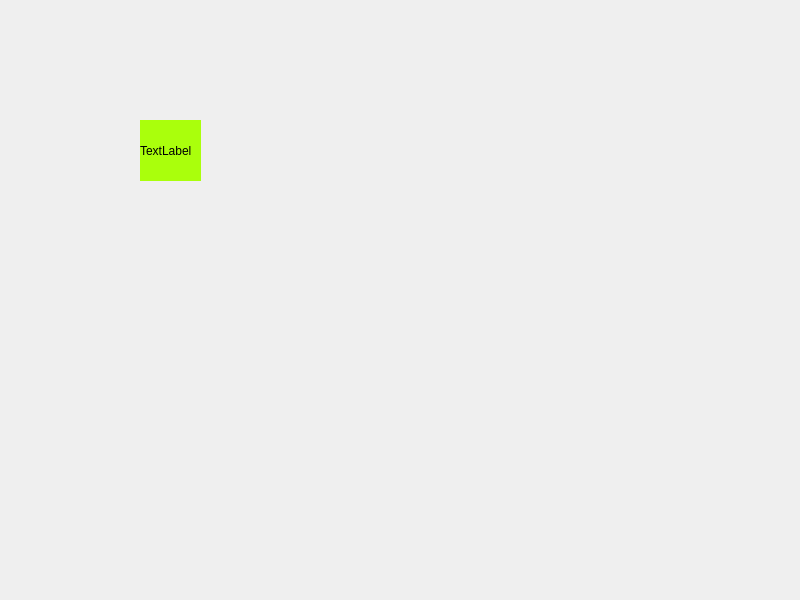
<?xml version="1.0" encoding="UTF-8"?>
<ui version="4.0">
 <class>Widget</class>
 <widget class="QWidget" name="Widget">
  <property name="geometry">
   <rect>
    <x>0</x>
    <y>0</y>
    <width>800</width>
    <height>600</height>
   </rect>
  </property>
  <property name="windowTitle">
   <string>Widget</string>
  </property>
  <widget class="QLabel" name="label">
   <property name="geometry">
    <rect>
     <x>140</x>
     <y>120</y>
     <width>61</width>
     <height>61</height>
    </rect>
   </property>
   <property name="styleSheet">
    <string notr="true">background-color: rgb(170, 255, 12);</string>
   </property>
   <property name="text">
    <string>TextLabel</string>
   </property>
  </widget>
 </widget>
 <resources/>
 <connections/>
</ui>
